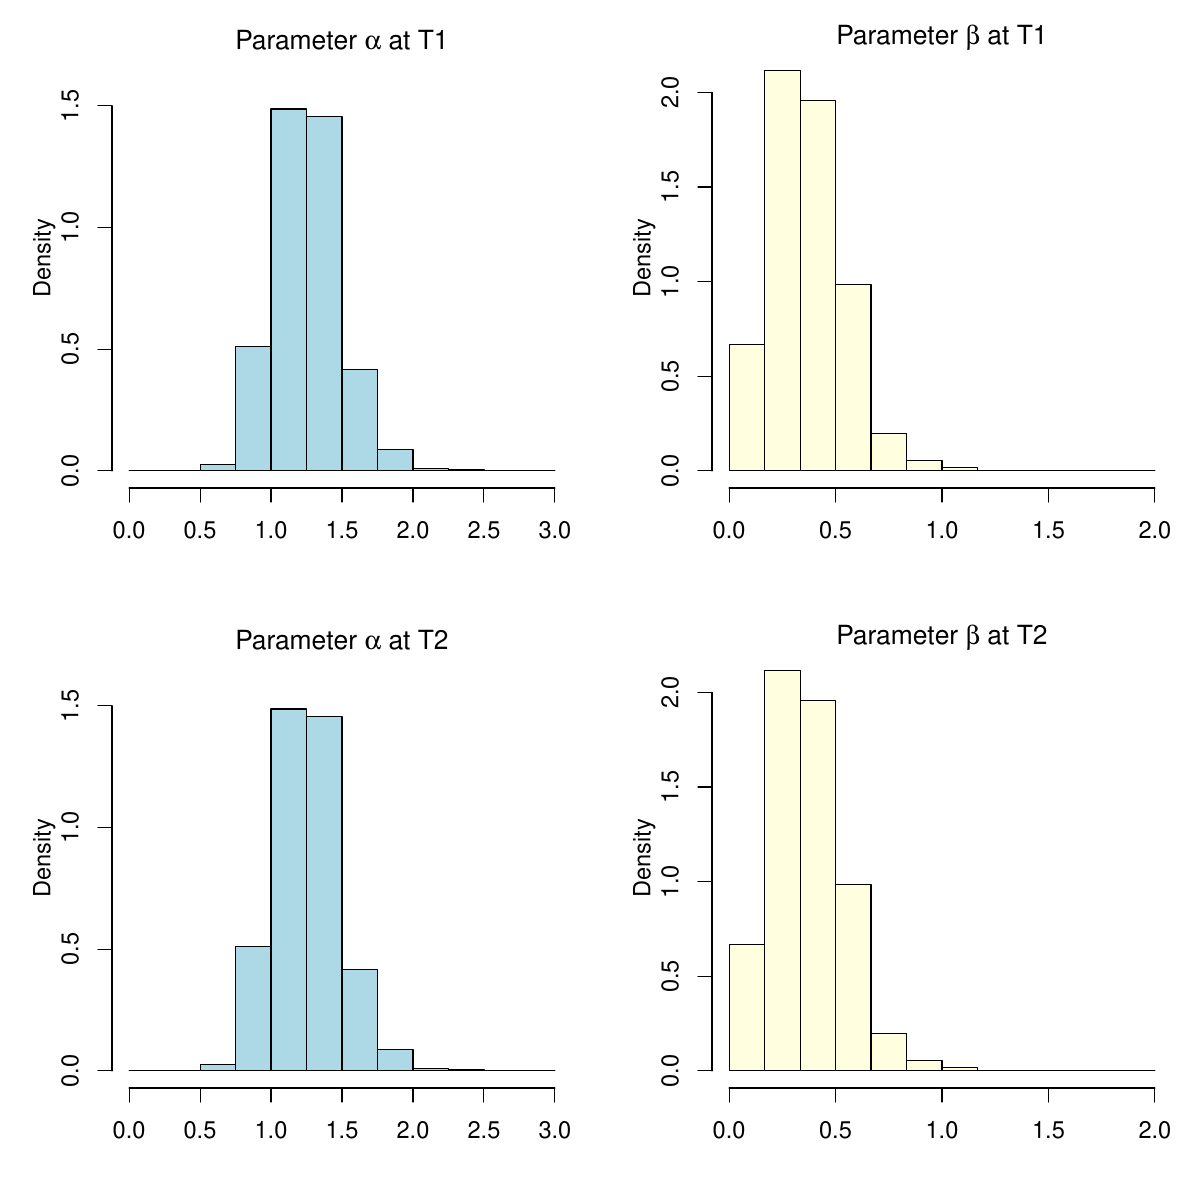

The R source for this figure:
#posterior distribution histograms for alpha and beta at T1 and T2 (to be inserted in manuscript)

t1=read.table('T1.chain',head=T)
t2=read.table('T2.chain',head=T)
thin=seq(1000,10000,10)
alpha.bin=seq(0,3,.25)
beta.bin=seq(0,2,.25*2/3)
alpha.yrange=c(0,1.75)
beta.yrange=c(0,2.25)

pdf('post_dist_hist.pdf',width=12,height=12)
par(mfrow=c(2,2),cex=1.4,mar=c(4,4,1,1),mgp=c(2,1,0))

hist(t1$alpha[thin],main="",prob=T,breaks=alpha.bin,xlab="",col="lightblue",ylim=alpha.yrange)
mtext(side=3,adj=.5,line=-1,expression(paste("Parameter ",alpha," at T1")),cex=1.6)

hist(t1$beta[thin],main="",prob=T,breaks=beta.bin,xlab="",col="lightyellow",ylim=beta.yrange)
mtext(side=3,adj=.5,line=-1,expression(paste("Parameter ",beta," at T1")),cex=1.6)

hist(t2$alpha[thin],main="",prob=T,breaks=alpha.bin,xlab="",col="lightblue",ylim=alpha.yrange)
mtext(side=3,adj=.5,line=-1,expression(paste("Parameter ",alpha," at T2")),cex=1.6)

hist(t2$beta[thin],main="",prob=T,breaks=beta.bin,xlab="",col="lightyellow",ylim=beta.yrange)
mtext(side=3,adj=.5,line=-1,expression(paste("Parameter ",beta," at T2")),cex=1.6)
dev.off()